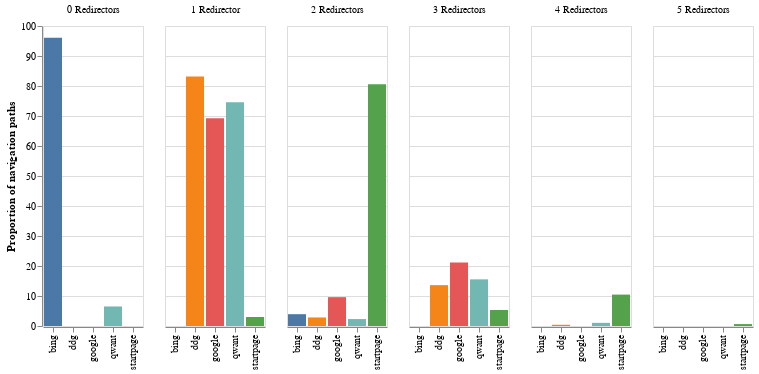

The notebook cell saved with this chart:
### Markdown cell above
### Number of domains users bounce through when clicking ads (between search engine and destination URL)

### Code cell
keys = ALL_SE_NAMES
lists = [[len(search["redirectors"]) for search in se_searches if len(search["requests_after_reaching_destination"]) > 0] for se_searches in ALL_SE_RESULTS]

df = []

for index in range(len(keys)):
    
    counter = Counter(lists[index])
    counter = OrderedDict(sorted(counter.items()))
    total = sum(counter.values())
    
    for key, value in counter.items():
        if key == 1:
            df.append({"search_engine" : keys[index] , "number_of_first_parties" : str(key) + " Redirector", "Proportion of navigation paths" : 100 * (value/total)})

        else:
            df.append({"search_engine" : keys[index] , "number_of_first_parties" : str(key) + " Redirectors", "Proportion of navigation paths" : 100 * (value/total)})

df = pd.DataFrame(df)


chart = alt.Chart(df).mark_bar().encode(
#    x=alt.X('search_engine:O', axis=alt.Axis(title="",labels=False, ticks = False)),
    x=alt.X('search_engine:O', axis=alt.Axis(title="",labels=True, ticks = True)),
    y='Proportion of navigation paths:Q',
    color=alt.Color('search_engine:N', legend=None),
    column = alt.Column("number_of_first_parties:N", title=""),

)

#chart.save('plots/number_of_redirectors.pdf')

chart

### Figure 1 — Vega-Lite specification as saved in the notebook (floating-point values rounded to 4 significant figures)
{"config": {"view": {"continuousWidth": 300, "continuousHeight": 300}}, "data": {"name": "data-73475b4b1b0cb2cb0f942f0fdc4b76c0"}, "mark": {"type": "bar"}, "encoding": {"color": {"field": "search_engine", "legend": null, "type": "nominal"}, "column": {"field": "number_of_first_parties", "title": "", "type": "nominal"}, "x": {"axis": {"labels": true, "ticks": true, "title": ""}, "field": "search_engine", "type": "ordinal"}, "y": {"field": "Proportion of navigation paths", "type": "quantitative"}}, "$schema": "https://vega.github.io/schema/vega-lite/v5.14.1.json", "datasets": {"data-73475b4b1b0cb2cb0f942f0fdc4b76c0": [{"search_engine": "bing", "number_of_first_parties": "0 Redirectors", "Proportion of navigation paths": 96.06}, {"search_engine": "bing", "number_of_first_parties": "2 Redirectors", "Proportion of navigation paths": 3.939}, {"search_engine": "google", "number_of_first_parties": "1 Redirector", "Proportion of navigation paths": 69.23}, {"search_engine": "google", "number_of_first_parties": "2 Redirectors", "Proportion of navigation paths": 9.615}, {"search_engine": "google", "number_of_first_parties": "3 Redirectors", "Proportion of navigation paths": 21.15}, {"search_engine": "ddg", "number_of_first_parties": "1 Redirector", "Proportion of navigation paths": 83.13}, {"search_engine": "ddg", "number_of_first_parties": "2 Redirectors", "Proportion of navigation paths": 2.846}, {"search_engine": "ddg", "number_of_first_parties": "3 Redirectors", "Proportion of navigation paths": 13.62}, {"search_engine": "ddg", "number_of_first_parties": "4 Redirectors", "Proportion of navigation paths": 0.4065}, {"search_engine": "startpage", "number_of_first_parties": "1 Redirector", "Proportion of navigation paths": 2.991}, {"search_engine": "startpage", "number_of_first_parties": "2 Redirectors", "Proportion of navigation paths": 80.56}, {"search_engine": "startpage", "number_of_first_parties": "3 Redirectors", "Proportion of navigation paths": 5.342}, {"search_engine": "startpage", "number_of_first_parties": "4 Redirectors", "Proportion of navigation paths": 10.47}, {"search_engine": "startpage", "number_of_first_parties": "5 Redirectors", "Proportion of navigation paths": 0.641}, {"search_engine": "qwant", "number_of_first_parties": "0 Redirectors", "Proportion of navigation paths": 6.513}, {"search_engine": "qwant", "number_of_first_parties": "1 Redirector", "Proportion of navigation paths": 74.58}, {"search_engine": "qwant", "number_of_first_parties": "2 Redirectors", "Proportion of navigation paths": 2.311}, {"search_engine": "qwant", "number_of_first_parties": "3 Redirectors", "Proportion of navigation paths": 15.55}, {"search_engine": "qwant", "number_of_first_parties": "4 Redirectors", "Proportion of navigation paths": 1.05}]}}
